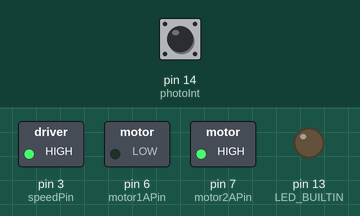
A sketch run on a simulated Arduino Uno, built with avr-gcc and run on an emulated ATmega328P. Shown: switched loads named in the sketch (green lamp = pin HIGH), output pins drawn as LEDs (lit = HIGH). Inputs (shaded band) come from the test bench; at power-on: pin 14 (photoInt) HIGH. What the sketch prints to the serial monitor is not drawn.

Above: at 1.2 s.
1.3 s: pin 14 (photoInt) pulsed LOW 2 times (0.12 s each, 0.3 s apart)
4.9 s: pin 14 (photoInt) driven LOW
Timing chart, 0 to 7.9 s (numbered marks = the images above; inputs shaded):
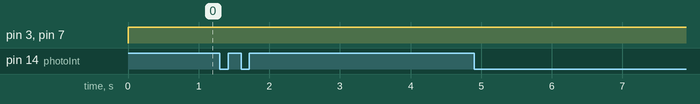

Measured:
- after the input at 1.3 s, every drawn part: stays the same
- after the input at 4.9 s, every drawn part: stays the same

The sketch:

prac4-PI.ino
```cpp
//PROPORCIONAL-INTEGRAL
int speedPin = 3;
int motor1APin = 6;
int motor2APin = 7;
int speed_value_motor1;

int photoInt = 14;
int prev_val = 0;
int current_val = 0;
int count = 0;

float tic = 0;
float toc = 0;
float elapsed = 0;

float rpm = 505;
float rpm_measured = 0;
float error = rpm - rpm_measured;
float error_int = 0;

void setup() {
  // H-bridge enable pin for speed control // H-bridge leg 1
  // H-bridge leg 2
  // status LED
  // value for motor speed
  // set digital i/o pins as outputs:
  pinMode(speedPin, OUTPUT);
  pinMode(motor1APin, OUTPUT);
  pinMode(motor2APin, OUTPUT);

  pinMode(photoInt, INPUT);

  pinMode(LED_BUILTIN, OUTPUT);

  Serial.begin(9600);
}
void loop() {

  error = rpm - rpm_measured;
  error_int = error_int + error*(0.016);
  if(elapsed == 0) {
    tic = millis();
  }

  // put motor in forward motion
  digitalWrite(motor1APin, LOW); // set leg 1 of the H-bridge low
  digitalWrite(motor2APin, HIGH);// set leg 2 of the H-bridge high

  // just invert the above values for reverse motion, // i.e. motor1APin = HIGH and motor2APin = LOW

  // control the speed 0- 255
  speed_value_motor1 = min((0.52)*error + (1)*error_int, 255); // PI
  analogWrite(speedPin, speed_value_motor1); // output speed as

  prev_val = current_val;
  current_val = digitalRead(photoInt); // read the value from the sensor
  //Serial.println(current_val);
  if(prev_val == 1 && current_val == 0) {
    count = count + 1;
  }

  toc = millis();
  elapsed = toc - tic;
  //Serial.println(elapsed);
  if(elapsed > 50) {
    rpm_measured = (count/20.0)*1200.0;
    //Serial.print("La velocidad es: ");
    //Serial.print(rpm_measured);
    //Serial.println(" rpm");
    Serial.println("PWM: " + String(speed_value_motor1) + " RPM: " + String(rpm_measured));
    count = 0;
    elapsed = 0;
  }

  /*
  delay(500);
  if(stat == 1) {
    digitalWrite(LED_BUILTIN, LOW);
    stat = 0;
  }
  else {
    digitalWrite(LED_BUILTIN, HIGH);
    stat = 1;
  }
  */

}
```
